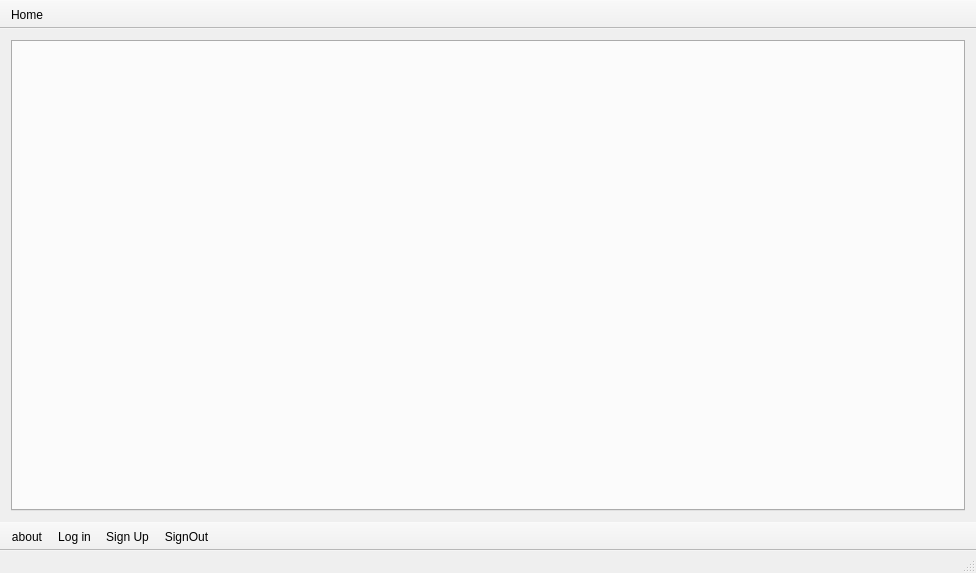
<?xml version="1.0" encoding="UTF-8"?>
<ui version="4.0">
 <class>MainWindow</class>
 <widget class="QMainWindow" name="MainWindow">
  <property name="windowModality">
   <enum>Qt::ApplicationModal</enum>
  </property>
  <property name="enabled">
   <bool>true</bool>
  </property>
  <property name="geometry">
   <rect>
    <x>0</x>
    <y>0</y>
    <width>976</width>
    <height>573</height>
   </rect>
  </property>
  <property name="mouseTracking">
   <bool>true</bool>
  </property>
  <property name="windowTitle">
   <string>MainWindow</string>
  </property>
  <property name="windowIcon">
   <iconset resource="../src.qrc">
    <normaloff>:/images/iconwindow.png</normaloff>:/images/iconwindow.png</iconset>
  </property>
  <property name="autoFillBackground">
   <bool>true</bool>
  </property>
  <property name="iconSize">
   <size>
    <width>36</width>
    <height>36</height>
   </size>
  </property>
  <property name="dockOptions">
   <set>QMainWindow::AllowTabbedDocks|QMainWindow::AnimatedDocks</set>
  </property>
  <widget class="QWidget" name="centralwidget">
   <layout class="QHBoxLayout" name="horizontalLayout">
    <item>
     <widget class="QTabWidget" name="tabWidget">
      <property name="currentIndex">
       <number>-1</number>
      </property>
     </widget>
    </item>
   </layout>
  </widget>
  <widget class="QStatusBar" name="statusbar"/>
  <widget class="QToolBar" name="toolBar">
   <property name="windowTitle">
    <string>toolBar</string>
   </property>
   <property name="movable">
    <bool>false</bool>
   </property>
   <attribute name="toolBarArea">
    <enum>TopToolBarArea</enum>
   </attribute>
   <attribute name="toolBarBreak">
    <bool>false</bool>
   </attribute>
   <addaction name="actionHome"/>
  </widget>
  <widget class="QToolBar" name="toolBar_2">
   <property name="windowTitle">
    <string>toolBar_2</string>
   </property>
   <property name="toolTipDuration">
    <number>-1</number>
   </property>
   <property name="movable">
    <bool>false</bool>
   </property>
   <property name="iconSize">
    <size>
     <width>70</width>
     <height>40</height>
    </size>
   </property>
   <attribute name="toolBarArea">
    <enum>BottomToolBarArea</enum>
   </attribute>
   <attribute name="toolBarBreak">
    <bool>false</bool>
   </attribute>
   <addaction name="actionabout"/>
   <addaction name="actionSignIn"/>
   <addaction name="actionSignUp"/>
   <addaction name="actionSignOut"/>
  </widget>
  <action name="actionSignUp">
   <property name="icon">
    <iconset resource="../src.qrc">
     <normaloff>:/images/signupicon.png</normaloff>:/images/signupicon.png</iconset>
   </property>
   <property name="text">
    <string>Sign Up</string>
   </property>
   <property name="toolTip">
    <string>注册</string>
   </property>
   <property name="statusTip">
    <string>注册</string>
   </property>
  </action>
  <action name="actionSignIn">
   <property name="icon">
    <iconset resource="../src.qrc">
     <normaloff>:/images/signin.ico</normaloff>:/images/signin.ico</iconset>
   </property>
   <property name="text">
    <string>Log in</string>
   </property>
   <property name="iconText">
    <string>Log in</string>
   </property>
   <property name="toolTip">
    <string>登录</string>
   </property>
   <property name="statusTip">
    <string>登录</string>
   </property>
  </action>
  <action name="actionSignOut">
   <property name="enabled">
    <bool>true</bool>
   </property>
   <property name="icon">
    <iconset resource="../src.qrc">
     <normaloff>:/images/signout.ico</normaloff>:/images/signout.ico</iconset>
   </property>
   <property name="text">
    <string>SignOut</string>
   </property>
   <property name="toolTip">
    <string>退出程序</string>
   </property>
   <property name="statusTip">
    <string>退出程序</string>
   </property>
  </action>
  <action name="actionHome">
   <property name="checkable">
    <bool>true</bool>
   </property>
   <property name="checked">
    <bool>false</bool>
   </property>
   <property name="icon">
    <iconset resource="../src.qrc">
     <normaloff>:/images/home.ico</normaloff>:/images/home.ico</iconset>
   </property>
   <property name="text">
    <string>Home</string>
   </property>
   <property name="toolTip">
    <string>注销</string>
   </property>
   <property name="statusTip">
    <string>回到主页</string>
   </property>
  </action>
  <action name="actionabout">
   <property name="icon">
    <iconset resource="../src.qrc">
     <normaloff>:/images/team.png</normaloff>:/images/team.png</iconset>
   </property>
   <property name="text">
    <string>about</string>
   </property>
   <property name="toolTip">
    <string>关于作者</string>
   </property>
   <property name="statusTip">
    <string>关于作者</string>
   </property>
  </action>
 </widget>
 <layoutdefault spacing="6" margin="11"/>
 <tabstops>
  <tabstop>tabWidget</tabstop>
 </tabstops>
 <resources>
  <include location="../src.qrc"/>
 </resources>
 <connections/>
</ui>
